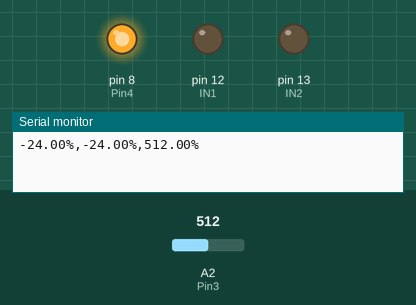
This sketch was run on a simulated Arduino Uno, built with avr-gcc and run on an emulated ATmega328P. On the bench: output pins drawn as LEDs (lit = HIGH), the last lines printed to the serial monitor. Inputs (shaded band) come from the test bench; at power-on: A2 (Pin3) = 512.

Above: at 1.2 s.
1.3 s: A2 (Pin3) set to 107
2.8 s: A2 (Pin3) set to 95
At 3.7 s:
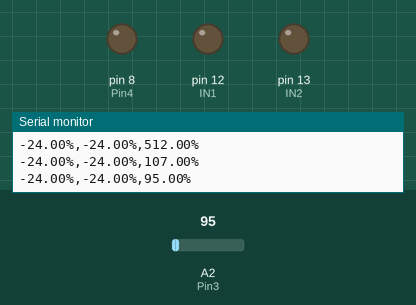
At 8.3 s:
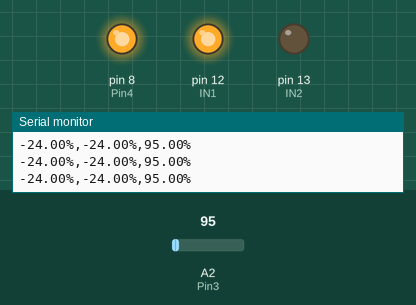
Timing chart, 0 to 34.5 s (numbered marks = the images above; inputs shaded):
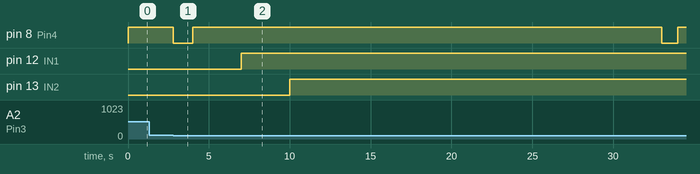

The sketch:

TEST.ino
```cpp
#include <TimerOne.h>

#define DEBUG true

int IN1 = 12; //pinii pentru releu
int IN2 = 13;

int Pin1 = A0; //pinii pentru senzori
int Pin2 = A1;
int Pin3 = A2;
int Pin4 = 8; //pin pentru buzzer

float senzor1Value = 0; //umiditate1
float senzor2Value = 0; //umiditate2
float senzor3Value = 0; //nivel apa

float h1p = 0; //humidity from sensor1 percentage
float h2p = 0; //humidity from sensor2 percentage
float wp = 0; //water depth

String force_pomp1 = "0"; //comenzi de la telefon
String force_pomp2 = "0";
String force_buzzer = "0";

String to_phone; //de vizualizat date telefon
char c_from_phone; //date primite de la telefon
String input_from_phone;

bool the_first_read = false; //prima cititre a senzorilor de umiditate
bool data_available = true; //astept dupa toate comenzile de la telefon

bool watered1 = false; //daca deja au fost activitate pompele pentru intervalul curent de citire a senzorilor
bool watered2 = false;

volatile int time_to_read_moisture = 0; //intervalul de timp pentru citirea umiditatilor = 1 ora
volatile int time_to_func_pomp1 = 0; //intervalul de timp pentru functionarea primei pompe = 7 sec
volatile int time_to_func_pomp2 = 0; //intervalul de timp pentru functionarea pompei 2 = 10 sec
volatile int time_to_func_buzzer = 0; //intervalul de timp pentru functionarea buzzerului= 2 sec
volatile int time_to_wait_next_beep = 0; //intervalul de timp pana la urmatoarea functionarea a buzzerului = 30 sec

volatile bool moisture_read = false; //citit/necitit umiditate
volatile bool pomp1_func = false; //pornita/nepornita pompa1
volatile bool pomp1_working = false; //afla/nu se afla in procesul de functionare pompa1
volatile bool pomp2_func = false; //pornita/nepornita pompa2
volatile bool pomp2_working = false; //afla/nu se afla in procesul de functionare pompa2
volatile bool buzzer_func = false; //pornit/nepornit buzzer
volatile bool buzzer_waiting = false; //afla/nu se afla in procesul de asteptare

void setup() {
  Serial.begin(9600);

  pinMode(Pin1, INPUT); //declar senzorii ca intrari
  pinMode(Pin2, INPUT);
  pinMode(Pin3, INPUT_PULLUP);

  pinMode(IN1, OUTPUT); //declar pompele si buzzerul ca iesiri
  pinMode(IN2, OUTPUT);
  pinMode(Pin4, OUTPUT);

  digitalWrite(IN1, HIGH); //inchid pompele si buzzerul
  digitalWrite(IN2, HIGH);
  digitalWrite(Pin4, HIGH);

  Timer1.initialize(1000000); //o data la 1 sec se apeleaza functia de intrerupere
  Timer1.attachInterrupt(increment_time);
}

void loop() {
  if (Serial.available()){ //semnalele de telefon sunt prioritare
      process_data();
  }

  if (!the_first_read){ //asiguram prima citire a senzorilor de umiditate
    the_first_read = true;
    read_moisture();
    moisture_read = false;
  }

  if (time_to_read_moisture == 35 && !moisture_read){ //urmatoarea citire a senzorilor de umiditate
    read_moisture();
  }

  read_water_level(); //citirea senzorului de nivel
  h1p = map(senzor1Value, 239, 459, 100, 0);
  h2p = map(senzor2Value, 239, 459, 100, 0);
  wp = map(senzor3Value, 70, 500, 0, 100);

  to_phone = (String) h1p + "%," + (String) h2p + "%," + (String) senzor3Value + "%"; //alegem datele ce vrem sa le trimitem pe telefon

  if (data_available){ //daca nu s-au citit toate datele, nu umblam la nimic
    if (senzor3Value <= 100){ //daca nu avem apa, nu avem ce face cu pompele
      sound_the_alarm();
    }
    else if (buzzer_func){ //daca intre timp s-a asigurat apa, putem continua
      buzzer_func = false;
      buzzer_waiting = false;
      time_to_wait_next_beep = 0;
      time_to_func_buzzer = 0;
      digitalWrite(Pin4, HIGH);
    }
    else //am apa in rezervor => ma pot ocupa de pompe
    {
      bring_the_flood(IN1, senzor1Value, watered1, force_pomp1, pomp1_func, pomp1_working);
      bring_the_flood(IN2, senzor2Value, watered2, force_pomp2, pomp2_func, pomp2_working);
    }
  }
}

//functie de citire si prelucrare a datelor venite prin bluetooth
void process_data(){
  c_from_phone = Serial.read();
  input_from_phone = input_from_phone + c_from_phone;

  if (c_from_phone == '*'){ //caracterul care delimiteaza un mesaj
    force_pomp1 = input_from_phone.substring(0, 1);
    force_pomp2 = input_from_phone.substring(1, 2);
    force_buzzer = input_from_phone.substring(2, 3);

    input_from_phone = "";
    data_available = true; //datele au fost citite complet
  }
  else
    data_available = false;
}

//functie de control al pompelor
void bring_the_flood(int pin, float senzorValue, bool &watered, String force_pomp, volatile bool &pomp_func, volatile bool &pomp_working){
  if (!pomp_func){ //daca nu functioneaza deja
    if (force_pomp == "0"){ //semnalele de la telefon sunt prioritare
      if (senzorValue > 459 && !watered) { //solul trebuie sa fie uscat si sa nu fi udat deja
        pomp_func = true; //le dau drumul
        pomp_working = false; //inca nu au inceput sa functionez
        watered = true; //marchez ca udat
      }
      else{
        watered = true;
      }
    }
    else if (force_pomp == "1"){
      pomp_func = true;
      pomp_working = false;
      watered = true;
    }
  }
  else if (!pomp_working){ //daca sunt pornite, dar inca nu functioneaza, pornesc acum
      digitalWrite(pin, LOW);
      pomp_working = true; //marchez ca functionale
  }
}

//functie de control al buzzerului
void sound_the_alarm(){
  if (force_buzzer == "0"){ //functionarea normala
    if (!buzzer_func){
      digitalWrite(Pin4, LOW);
      buzzer_func = true;
    }
  }
  else if (force_buzzer == "1"){ //oprirea fortata a acestuia
    buzzer_func = false;
    buzzer_waiting = false;
    time_to_wait_next_beep = 0;
    time_to_func_buzzer = 0;
  }
  //daca a fost oprit fortat, pana nu se pune apa in rezervor si se pune force_buzzerul inapoi pe 0, nu va mai suna
}

//functie de citire a nivelului apei din rezervor
void read_water_level(){
  senzor3Value = analogRead(Pin3);
}

//functie de citire a umiditatii solului
void read_moisture(){
  senzor1Value = analogRead(Pin1);
  senzor2Value = analogRead(Pin2);
  moisture_read = true;
  watered1 = false;
  watered2 = false;
}

//functie de timp atasata Timerului
void increment_time(){
  Serial.println(to_phone); //trimit datele catre telefon

  //incrementez timpii de lucru cand semnalele de control imi zic, iar la finalul acestora restez si timpii si semnalele
  //humidity functions
  time_to_read_moisture++;

  if (time_to_read_moisture == 3600){
    time_to_read_moisture = 0;
    moisture_read = false;
  }

  //pomp1 funcitons
  if(pomp1_working)
    time_to_func_pomp1++;

  if (time_to_func_pomp1 == 7){
    time_to_func_pomp1 = 0;
    digitalWrite(IN1, HIGH);
    pomp1_func = false;
    pomp1_working = false;
  }

  //pomp2 functions
  if(pomp2_working)
    time_to_func_pomp2++;

  if (time_to_func_pomp2 == 10){
    time_to_func_pomp2 = 0;
    digitalWrite(IN2, HIGH);
    pomp2_func = false;
    pomp2_working = false;
  }

  //buzzer functions
  if (buzzer_func)
    time_to_func_buzzer++;

  if (time_to_func_buzzer == 2){
    time_to_func_buzzer = 0;
    digitalWrite(Pin4, HIGH);
    buzzer_waiting = true;
  }

  if (buzzer_waiting)
    time_to_wait_next_beep++;

  if (time_to_wait_next_beep == 30){
    time_to_wait_next_beep = 0;
    buzzer_func = false;
    buzzer_waiting = false;
  }
}
```

Measured:
- the behaviour switches between 101 and 100 on A2 (Pin3) (found by bisection; images 0 and 1)
- after the input at 2.8 s, pin 8 (Pin4): HIGH → LOW at once, → HIGH 1.2 s later, → LOW 29.0 s later, → HIGH 1.0 s later
